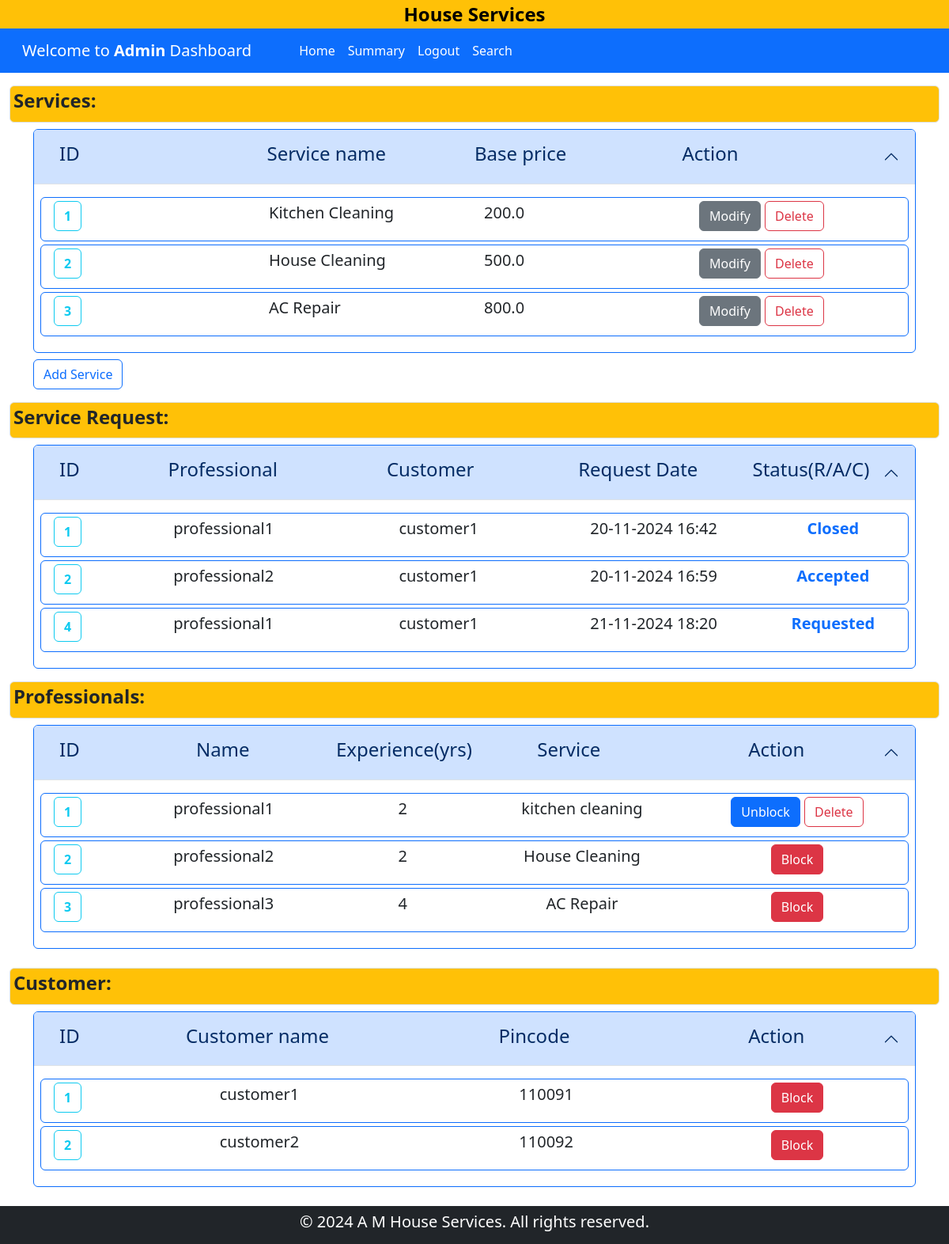
Page /admin_dashboard on the earlier database version.
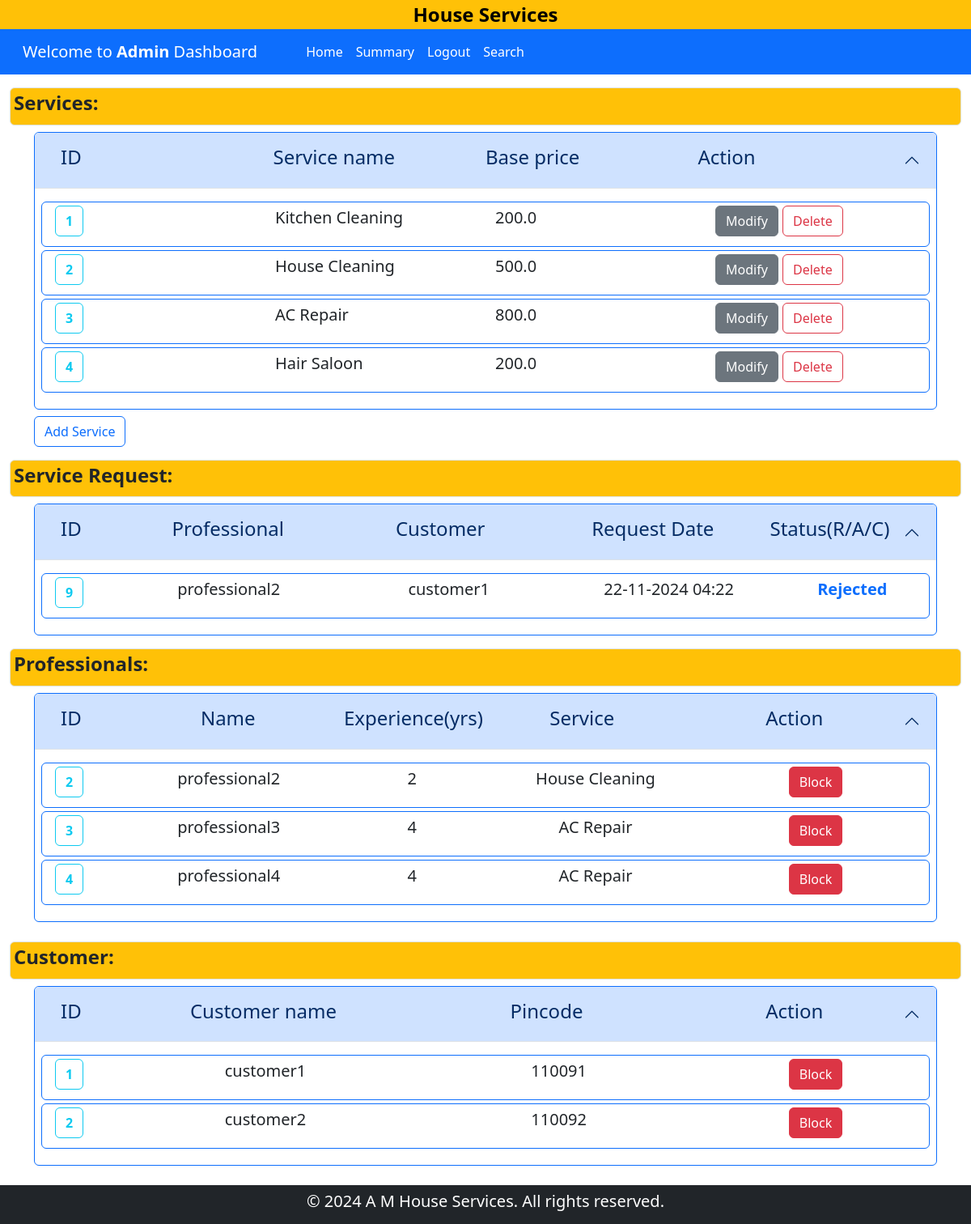
Same page on the later database version.
### backened/modals.py (models this page shows)
class Service(db.Model):
    __tablename__ = "service"
    id = db.Column(db.Integer, primary_key=True)
    name = db.Column(db.String(120), nullable=False)
    price = db.Column(db.Float, nullable=False)
    time_required = db.Column(db.Integer, nullable=False)
    description = db.Column(db.Text,nullable = True)
    service_requests = db.relationship("ServiceRequest", backref="service", lazy=True, cascade="all, delete-orphan")

class ServiceRequest(db.Model):
    __tablename__ = "service_request"
    id = db.Column(db.Integer, primary_key=True)
    service_id = db.Column(db.Integer, db.ForeignKey("service.id"), nullable=False)
    customer_id = db.Column(db.Integer, db.ForeignKey("customer.id"), nullable=False)
    professional_id = db.Column(db.Integer, db.ForeignKey("professional.id"), nullable=False)
    date_of_request = db.Column(db.DateTime, default=datetime.now,nullable=False)
    date_of_completion = db.Column(db.DateTime, nullable=True)
    service_status = db.Column(db.String(50), nullable=False, default="requested")
    remarks = db.Column(db.Text, nullable=True)
    reviews = db.relationship("Review", backref="service_request", lazy=True, cascade="all, delete-orphan")

class Professional(db.Model):
    __tablename__ = "professional"
    id = db.Column(db.Integer, primary_key=True)
    email = db.Column(db.String(120), unique=True, nullable=False)
    password = db.Column(db.String(120), nullable=False)
    name = db.Column(db.String(120), nullable=False)
    phone = db.Column(db.Integer, nullable=False)
    address = db.Column(db.String(200), nullable=False)
    pincode = db.Column(db.Integer, nullable=False)
    date_created = db.Column(db.DateTime, default=datetime.now,nullable=False)
    description = db.Column(db.Text, nullable=True)
    service_type = db.Column(db.String(120), nullable=False)
    experience = db.Column(db.Integer, nullable=False)
    file_path = db.Column(db.String(255), nullable=False)
    status = db.Column(db.String(30), default="pending",nullable=False)
    service_requests = db.relationship(
        "ServiceRequest",
        backref="professional",
        lazy=True,
        cascade="all, delete-orphan",
    )

class Customer(db.Model):
    __tablename__ = "customer"
    id = db.Column(db.Integer, primary_key=True)
    email = db.Column(db.String(120), unique=True, nullable=False)
    password = db.Column(db.String(120), nullable=False)
    name = db.Column(db.String(120), nullable=False)
    address = db.Column(db.String(200), nullable=False)
    pincode = db.Column(db.Integer, nullable=False)
    phone = db.Column(db.Integer, nullable=False)
    status = db.Column(db.String(30), default="accepted", nullable=False)
    service_requests = db.relationship("ServiceRequest", backref="customer", lazy=True, cascade="all, delete-orphan")
    reviews = db.relationship("Review", backref="customer", lazy=True, cascade="all, delete-orphan")

### backened/controller.py (the view)
@app.route("/admin_dashboard")
def adminDashboard():
    sers = Service.query.all()
    ser_reqs = ServiceRequest.query.all()
    custmrs = Customer.query.all()
    profs = Professional.query.all()
    return render_template(
        "admin_dashboard.html",
        services=sers,
        service_requests=ser_reqs,
        customers=custmrs,
        professionals=profs,
    )

### templates/admin_dashboard.html (shortened to what the changed rows need)
<!DOCTYPE html>
<html lang="en">
<head>
    <link href="https://cdn.jsdelivr.net/npm/bootstrap@5.3.3/dist/css/bootstrap.min.css" rel="stylesheet">
</head>
<body >
    {% block admin_content %}
    <section id="main-data" class="container-fluid" >
        <div class="container">
            <div class="accordion" id="Services">
                <div class="accordion-item border border-primary">
                  <h2 class="accordion-header">
                    <button class="accordion-button" type="button" data-bs-toggle="collapse" data-bs-target="#service-collapse" aria-expanded="true" aria-controls="service-collapse">
                      <div class="container row">
                        <h4 class="col">ID</h4>
                        <h4 class="col">Service name</h4>
                        <h4 class="col">Base price</h4>
                        <h4 class="col">Action</h4>
                      </div>
                    </button>
                  </h2>
                  <div id="service-collapse" class="accordion-collapse collapse show" data-bs-parent="#Services">
                    <div class="accordion-body">
                        {% if services | length == 0 %}
                        <div class="col">
                            <p class="lead">No Service found</p>
                        </div>
                        {% else %}
                            {% for service in services %}
                                <div class="conatiner row border border-primary p-1 lead rounded mb-1">
                                    <div class="col">
                                        <a href="{{ url_for('show_detail_admin',id=service.id,item = 'service') }}" class="fw-bold btn btn-outline-info">{{service.id}}</a>
                                    </div>
                                    <div class="col">
                                        <p >{{ service.name }}</p>
                                    </div>
                                    <div class="col">
                                        <p > {{ service.price }}</p>
                                    </div>
                                    <div class="col">
                                        <a href="{{ url_for('del_mod_service',task='modify',id=service.id) }}" class="btn btn-secondary">Modify</a>
                                        <a href="{{ url_for('del_mod_service',task='delete',id=service.id) }}" class="btn btn-outline-danger">Delete</a>
                                    </div>
                                </div>
                            {% endfor %}
                        {% endif %}
                    </div>
                  </div>
                </div>
              </div>
        </div>
        <div class="container">
            <div class="accordion" id="Service-request">
                <div class="accordion-item border border-primary">
                  <h2 class="accordion-header">
                    <button class="accordion-button" type="button" data-bs-toggle="collapse" data-bs-target="#service-request-collapse" aria-expanded="true" aria-controls="service-request-collapse">
                      <div class="container row">
                        <h4 class="col-1">ID</h4>
                        <h4 class="col-3 text-center">Professional</h4>
                        <h4 class="col-3 text-center">Customer</h4>
                        <h4 class="col-3 text-center">Request Date</h4>
                        <h4 class="col-2 text-center">Status(R/A/C)</h4>
                      </div>
                    </button>
                  </h2>
                  <div id="service-request-collapse" class="accordion-collapse collapse show" data-bs-parent="#Service-request">
                    <div class="accordion-body">
                        {% if service_requests | length == 0 %}
                            <div class="col">
                                <p class="lead">No Service Request found</p>
                            </div>
                        {% else %}
                            {% for ser_req in service_requests %}
                                <div class="conatiner row border border-primary p-1 lead rounded mb-1">
                                    <div class="col-1">
                                        <a href="{{ url_for('show_detail_admin',item = 'service_request',id = ser_req.id) }}" class=" fw-bold btn btn-outline-info">{{ ser_req.id }}</a>
                                    </div>
                                    <div class="col-3 text-center">
                                        <p >{{ ser_req.professional.name }}</p>
                                    </div>
                                    <div class="col-3 text-center">
                                        <p >{{ ser_req.customer.name }}</p>
                                    </div>
                                    <div class="col-3 text-center">
                                        <p >{{ ser_req.date_of_request.strftime('%d-%m-%Y %H:%M') }}</p>
                                    </div>
                                    <div class="col-2 text-center text-primary fw-bold">
                                        <p >{{ ser_req.service_status|title }}</p>
                                    </div>
                                </div>
                            {% endfor %}
                        {% endif %}
                    </div>
                  </div>
                </div>
              </div>
        </div>
        <div class="container">
            <div class="accordion mb-4" id="Professional">
                <div class="accordion-item border border-primary">
                  <h2 class="accordion-header">
                    <button class="accordion-button" type="button" data-bs-toggle="collapse" data-bs-target="#professionalOne" aria-expanded="true" aria-controls="professionalOne">
                      <div class="container row">
                        <h4 class="col-1 ">ID</h4>
                        <h4 class="col-3 text-center">Name</h4>
                        <h4 class="col-2 text-center">Experience(yrs)</h4>
                        <h4 class="col-3 text-center">Service</h4>
                        <h4 class="col-3 text-center">Action</h4>
                      </div>
                    </button>
                  </h2>
                  <div id="professionalOne" class="accordion-collapse collapse show" data-bs-parent="#Professional">
                    <div class="accordion-body">
                        {% if professionals | length == 0 %}
                        <div class="col">
                            <p class="lead">No professional found</p>
                        </div>
                        {% else %}
                            {% for prof in professionals %}
                            <div class="conatiner row border border-primary p-1 lead rounded mb-1">
                                <div class="col-1">
                                    <a href="{{ url_for('show_detail_admin',id=prof.id,item = 'professional') }}" class=" fw-bold btn btn-outline-info">{{prof.id}}</a>
                                </div>
                                <div class="col-3 text-center">
                                    <p >{{ prof.name }}</p>
                                </div>
                                <div class="col-2 text-center">
                                    <p >{{ prof.experience }}</p>
                                </div>
                                <div class="col-3 text-center">
                                    <p >{{ prof.service_type }}</p>
                                </div>
                                {% if prof.status == 'Approved' %}
                                <div class="col-3 text-center">
                                    <a href="{{ url_for('update_status_admin', user = 'professional',id = prof.id,status = 'Blocked') }}" class="btn btn-danger">Block</a>
                                </div>
                                {% elif prof.status == 'Blocked' or prof.status == 'Rejected' %}
                                <div class="col-3 text-center">
                                    <a href="{{ url_for('update_status_admin', user = 'professional',id = prof.id,status = 'Approved') }}" class="btn btn-primary">Unblock</a>
                                    <a href="{{ url_for('update_status_admin', user = 'professional',id = prof.id,status = 'Delete') }}" class="btn btn-outline-danger">Delete</a>
                                </div>
                                {% endif %}
                            </div>
                            {% endfor %}
                        {% endif %}
                    </div>
                  </div>
                </div>
              </div>
        </div>
        <div class="container mb-4">
            <div class="accordion" id="Customers">
                <div class="accordion-item border border-primary">
                  <h2 class="accordion-header">
                    <button class="accordion-button" type="button" data-bs-toggle="collapse" data-bs-target="#customer-collapse" aria-expanded="true" aria-controls="customer">
                      <div class="container row">
                        <h4 class="col-1">ID</h4>
                        <h4 class="col-4 text-center">Customer name</h4>
                        <h4 class="col-4 text-center">Pincode</h4>
                        <h4 class="col-3 text-center">Action</h4>
                      </div>
                    </button>
                  </h2>
                  <div id="customer-collapse" class="accordion-collapse collapse show" data-bs-parent="#Customer">
                    <div class="accordion-body">
                        {% if customers | length == 0 %}
                        <div class="col">
                            <p class="lead">No Customer found</p>
                        </div>
                        {% else %}
                            {% for customer in customers %}
                                <div class="conatiner row border border-primary p-1 lead rounded mb-1">
                                    <div class="col-1">
                                        <a href="{{ url_for('show_detail_admin',id=customer.id,item = 'customer') }}" class="fw-bold btn btn-outline-info">{{ customer.id }}</a>
                                    </div>
                                    <div class="col-4 text-center">
                                        <p>{{ customer.name }}</p>
                                    </div>
                                    <div class="col-4 text-center">
                                        <p >{{ customer.pincode}}</p>
                                    </div>
                                    <div class="col-3 text-center">
                                        {% if customer.status == 'Blocked' %}
                                        <a href="{{ url_for('update_status_admin', user = 'customer',id = customer.id,status='Active') }}" class="btn btn-primary">Unblock</a>
                                        <a href="{{ url_for('update_status_admin', user = 'customer',id = customer.id,status='Delete') }}" class="btn btn-outline-danger">Delete</a>
                                        {% else %}
                                        <a href="{{ url_for('update_status_admin',user = 'customer',id = customer.id,status='Blocked' ) }}" class="btn btn-danger">Block</a>
                                        {% endif %}
                                    </div>
                                </div>
                            {% endfor %}
                        {% endif %}
                    </div>
                  </div>
                </div>
              </div>
        </div>
    </section>
    {% endblock admin_content %}
</body>
</html>

Differences in the rows shown:
removed ServiceRequest: id "1", professional.name "professional1", customer.name "customer1", date_of_request "20-11-2024 16:42", service_status "Closed"
removed ServiceRequest: id "2", professional.name "professional2", customer.name "customer1", date_of_request "20-11-2024 16:59", service_status "Accepted"
removed ServiceRequest: id "4", professional.name "professional1", customer.name "customer1", date_of_request "21-11-2024 18:20", service_status "Requested"
removed Professional: id "1", name "professional1", experience "2", service_type "kitchen cleaning"
added Service: id "4", name "Hair Saloon", price "200.0"
added ServiceRequest: id "9", professional.name "professional2", customer.name "customer1", date_of_request "22-11-2024 04:22", service_status "Rejected"
added Professional: id "4", name "professional4", experience "4", service_type "AC Repair"
